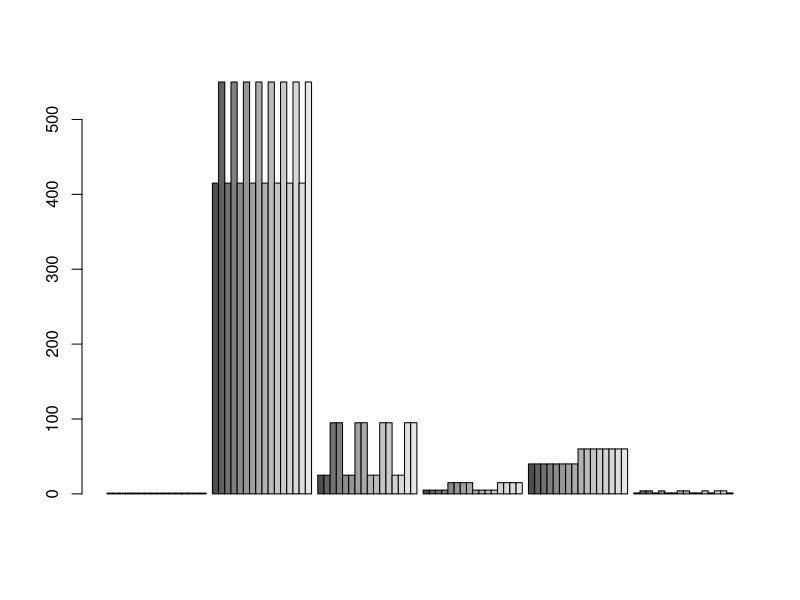
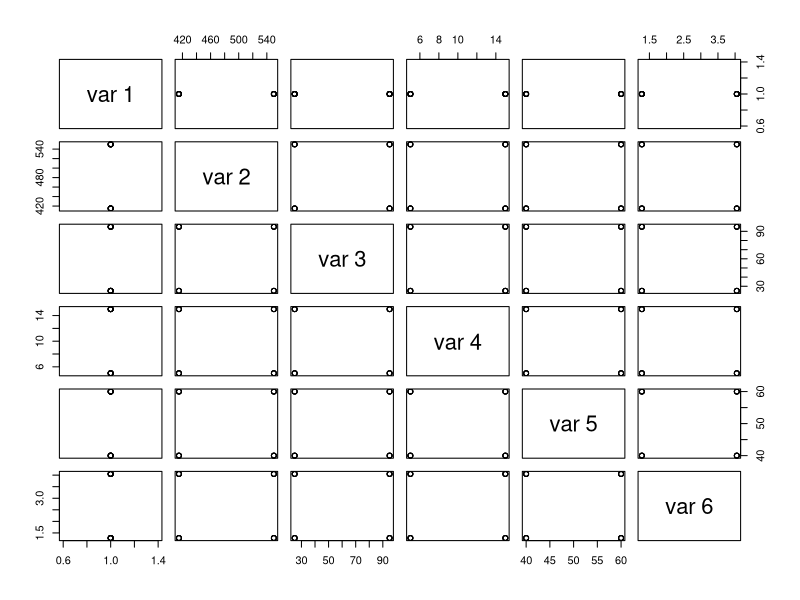

These charts were generated, in order, by the following R code: (Note: this script raises an error after producing the figures.)
## ---- chunk 1
knitr::opts_chunk$set(echo = TRUE)
library(tidyverse)
library(knitr)

## ---- chunk 2
dados <- read_csv("dados/data-table-B7.csv", locale = locale(decimal_mark = ","))
dim(dados)

#Renomeando as colunas
names(dados) <- c('Pressao', 'Temp', 'FluxoCO2', 'Umidade', 'Tamanho', 'y')

head(dados)
## ---- chunk 3
x1 <- dados$Pressao
x2 <- dados$Temp
x3 <- dados$FluxoCO2
x4 <- dados$Umidade
x5 <- dados$Tamanho
y <- dados$y

tabela01 <- data.frame(cbind(x1, x2, x3, x4, x5, y))

## ---- chunk 4

# Construindo matrizes

n <- length(dados$y)

X <- matrix(c(rep(1,n), x1, x2, x3, x4, x5), ncol = 6, nrow = n, byrow = FALSE)

Y <- matrix(y, ncol = 1, nrow = n)

k <- ncol(X) -1

p <- k + 1

## ---- chunk 5
barplot(X, beside = TRUE)

pairs(X)
## ---- chunk 6

#Gráfico de dispersão para as variáveis Pressao e y

ggplot(tabela01, aes(x=x1, y = y)) + geom_point() + geom_smooth(method = "lm") +
  ggtitle("") + xlab("Pressão") + ylab("Rendimento(azeite/lote)") +
  theme_pubclean() +
  theme(plot.title = element_text(size = 20, hjust = .5))

#Gráfico de dispersão para as variáveis Temp e y

ggplot(tabela01, aes(x=x2, y = y)) + geom_point() + geom_smooth(method = "lm") +
  ggtitle("") + xlab("Temperatura") + ylab("Rendimento(azeite/lote)") +
  theme_pubclean() +
  theme(plot.title = element_text(size = 20, hjust = .5))

#Gráfico de dispersão para as variáveis Fluxo de CO^2 e y

ggplot(tabela01, aes(x=x3, y = y)) + geom_point() + geom_smooth(method = "lm") +
  ggtitle("") + xlab("Fluxo de CO^2") + ylab("Rendimento(azeite/lote)") +
  theme_pubclean() +
  theme(plot.title = element_text(size = 20, hjust = .5))

#Gráfico de dispersão para as variáveis Umidade e y

ggplot(tabela01, aes(x=x4, y = y)) + geom_point() + geom_smooth(method = "lm") +
  ggtitle("") + xlab("Umidade") + ylab("Rendimento(azeite/lote)") +
  theme_pubclean() +
  theme(plot.title = element_text(size = 20, hjust = .5))

#Gráfico de dispersão para as variáveis Tamanho e y

ggplot(tabela01, aes(x=x5, y = y)) + geom_point() + geom_smooth(method = "lm") +
  ggtitle("") + xlab("Tamanho") + ylab("Rendimento(azeite/lote)") +
  theme_pubclean() +
  theme(plot.title = element_text(size = 20, hjust = .5))


## ---- chunk 7

cor.test(x1, y)

cor.test(x2, y)

cor.test(x3, y)

cor.test(x4, y)

cor.test(x5, y)

tabela_correlacao <- round(stats::cor(tabela01), 1)

tabela_correlacao

## ---- chunk 8

## ---- chunk 9
h1 <- ggplot(tabela01, aes(x1)) + geom_histogram() +
  xlab("Pressao") + ylab("Frequencia")

h2 <- ggplot(tabela01, aes(x1)) + geom_histogram() +
  xlab("Temperatura") + ylab("Frequencia")

h3 <- ggplot(tabela01, aes(x1)) + geom_histogram() +
  xlab("Fluxo de CO^2") + ylab("Frequencia")

h4 <- ggplot(tabela01, aes(x1)) + geom_histogram() +
  xlab("Umidade") + ylab("Frequencia")

h5 <- ggplot(tabela01, aes(x1)) + geom_histogram() +
  xlab("Tamanho") + ylab("Frequencia")

## ---- chunk 10
ggplot(tabela01, aes(x = "", y = x1)) +
    geom_boxplot(color = "blue") 

## ---- chunk 11
dados %>% pivot_longer(!y) %>% 
  ggplot(aes(y = y)) + geom_point(aes(x = value)) +
  facet_wrap(~name, scales = "free_x")
## ---- chunk 12
dados %>% pivot_longer(!c(Tamanho, y)) %>% 
  ggplot(aes(y = y, color = as_factor(Tamanho))) + geom_point(aes(x = value)) +
  facet_wrap(~name, scales = "free_x")
## ---- chunk 13
dados %>% pivot_longer(cols = everything()) %>% 
  ggplot() + geom_bar(aes(x = as_factor(value)),stat="count") +
  facet_wrap(~name, scales = "free_x")
## ---- chunk 14
GGally::ggparcoord(dados[,c(2, 4, 6, 1, 3)])
## ---- chunk 15
GGally::ggcorr(dados)
## ---- chunk 16
GGally::ggpairs(dados, columns = c(1:4,6), aes(colour = as_factor(Tamanho)))
## ---- chunk 17
#Definindo os betas do modelo de regressão múltipla
betas <- solve(t(X)%*%X)%*%t(X)%*%Y
betas

#Definindo a matrix C_jj
C_jj = solve(t(X)%*%X)

#Definindo uma matrix para os betas
betas <- matrix(data = betas, nrow = length(betas), ncol = 1, byrow = FALSE)
rownames(betas) <- c("beta0", "beta1","beta2","beta3","beta4","beta5")
betas

#Modelo do R
lm(formula = y ~., data = dados)
## ---- chunk 18
SQRes <- (t(Y)%*%Y)-(t(betas)%*%t(X)%*%Y)
SQRes
## ---- chunk 19
p <- ncol(X)

#estimando o sigma^2
sigma2 <- SQRes/(n-p)
sigma2
## ---- chunk 20
lm.anova <- function(x,y){
  x<- as.matrix(x)
  y<- as.matrix(y)
  
  n <- length(y)
  k <- ncol(x) # covariaveis utilizadas
  p <- k+1

  X <- matrix(c(rep(1,n), x), ncol = p, nrow = n, byrow = FALSE)
  Y <- matrix(y, ncol = 1, nrow = n)
  
  betas <- solve(t(X)%*%X)%*%t(X)%*%Y
  
  Y_est <- X%*%betas 
 
  res <- Y - Y_est
  
  SQRes <- t(Y-Y_est)%*%(Y-Y_est) 
  
  u <- c(rep(1,n)) 
  SQTotal <- t(Y)%*%Y - ((t(u)%*%Y)^2)/n 
  
  SQReg <- SQTotal - SQRes
  
  
  SQReg <- t(betas)%*%t(X)%*%Y-((t(u)%*%Y)^2)/n 
  gl_sqreg <- k 
  QMReg <- SQReg/gl_sqreg 
   
  SQRes <- t(Y-Y_est)%*%(Y-Y_est) 
  gl_sqres <- n-p 
  QMRes <- SQRes/gl_sqres 
   
  SQTotal <- t(Y)%*%Y - ((t(u)%*%Y)^2)/n 
  gl_sqtotal <- n-1
   
   
  #calculando a estatistica F 
  F_0 <- QMReg/QMRes
  
  R2 <-  SQReg/SQTotal 
  QMTotal <- QMRes + QMReg
  R2adj <- 1 - QMRes/QMTotal
  list(R2 = R2, R2adj = R2adj, betas = betas, Y_est = Y_est, 
       anov = list(SQreg = SQReg, SQRes = SQRes, QMreg = QMReg))
  
}
## ---- chunk 21
#Obtendo os valores dos residuos, SQres, SQreg , SQTotal do nosso modelo  
# No modelo de regressao linear multipla  
# Forma matricial: 
# Y_estimado = X*betas = X * (X^T*X)^(-1)*X^T*Y = H*Y 
#SQtotal <-  
Y_est <- X%*%betas 
 
res <- Y - Y_est
## ---- chunk 22
# Soma dos quadrados dos residuos  
# podemos calcular pela equacao: 
# (Y-Y_est)^T*(Y-Y_est) 
# ou pela equacao
# Y^T * Y - betas^T * X^T * Y 
 
SQRes <- t(Y-Y_est)%*%(Y-Y_est) 
 
#note que  
t(Y)%*%Y - t(betas)%*%t(X)%*%Y
## ---- chunk 23
# Soma dos quadrados totais 
# vetor unitario para facilitar as contas 
u <- c(rep(1,n)) 
SQTotal <- t(Y)%*%Y - ((t(u)%*%Y)^2)/n 
 
# obs 
# ((t(u)%*%Y)^2)/n = ((sum(y))^2)/n
## ---- chunk 24
#Soma dos quadrados da regressao  
 
SQReg <- SQTotal - SQRes
## ---- chunk 25
#Calculando a anova 
k <- 2 # covariaveis utilizadas 
p <- k+1
 
SQReg <- t(betas)%*%t(X)%*%Y-((t(u)%*%Y)^2)/n 
gl_sqreg <- k 
QMReg <- SQReg/gl_sqreg 
 
SQRes <- t(Y-Y_est)%*%(Y-Y_est) 
gl_sqres <- n-p 
QMRes <- SQRes/gl_sqres 
 
SQTotal <- t(Y)%*%Y - ((t(u)%*%Y)^2)/n 
gl_sqtotal <- n-1
 
 
#calculando a estatistica F 
F_0 <- QMReg/QMRes 
F_0
## ---- chunk 26
QMTotal <- QMRes + QMReg
## ---- chunk 27
alpha <- 0.03 
RR <- qf(alpha, df1 = k, df2 = n - k -1, lower.tail = F) 
RR
## ---- chunk 28
# Rejeitamos H0 se F_0 > RR, RR = regiao de rejeicao = quantil teorico da distribuicao F com k e  
# n-k-1 = n-p g.l.
if(RR < F_0){ 
  cat("Rejeita-se H0") 
}
## ---- chunk 29
R2 <-  SQReg/SQTotal 
R2
## ---- chunk 30
x <- dados$Tamanho
y <- dados$y

modelo <- lm.anova(x,y)

print(paste("R2: ", modelo$R2,
            "R2_adj:", modelo$R2adj))

## ---- chunk 31
x <- dados %>% select("Tamanho", "Temp")
y <- dados$y

modelo <- lm.anova(x,y)

print(paste("R2: ", modelo$R2,
            "R2_adj:", modelo$R2adj))

## ---- chunk 32
x <- dados %>% select(-"y")
y <- dados$y

modelo <- lm.anova(x,y)

print(paste("R2: ", modelo$R2,
            "R2_adj:", modelo$R2adj))

## ---- chunk 33
for( i in 1:5)
  
## ---- chunk 34
(R2adj <- 1 - QMRes/QMTotal)
## ---- chunk 35
feat <- c(  "Tamanho", "Temp", "Pressao", "FluxoCO2", "Umidade")

r2 <- tibble(x= 1:5, rAdj = 1:5 %>% map(~head(feat,.x)) %>% map_dbl(~lm.anova(dados %>% select(.x), dados$y)$R2adj),
             r2 = 1:5 %>% map(~head(feat,.x)) %>% map_dbl(~lm.anova(dados %>% select(all_of(.x)), dados$y)$R2))

r2 %>% 
  ggplot(aes(x = x)) +  geom_point(aes(y = r2, color = "R2"))  +  geom_point(aes(y = rAdj, color = "R2adj"))
## ---- chunk 36
#Definindo o alpha e o t crítico
alpha <- 0.03
t1 <- qt(alpha/2, n-p)
t2 <- qt(1-alpha/2, n-p)
## ---- chunk 37
#Testando para beta1
dp_b1 <- sqrt(sigma2 * diag(C_jj)[2])
b1_lim_inf <- betas[2] - t2*dp_b1
b1_lim_sup <- betas[2] - t1*dp_b1
IC_b1 <- cbind(b1_lim_inf, b1_lim_sup)
## ---- chunk 38
#Testando para o beta2
dp_b2 <- sqrt(sigma2 * diag(C_jj)[3])
b2_lim_inf <- betas[3] - t2*dp_b2
b2_lim_sup <- betas[3] - t1*dp_b2
IC_b2 <- cbind(b2_lim_inf, b2_lim_sup)
## ---- chunk 39
#Testando para beta5
dp_b5 <- sqrt(sigma2 * diag(C_jj)[6])
b5_lim_inf <- betas[6] - t2*dp_b5
b5_lim_sup <- betas[6] - t1*dp_b5
IC_b5 <- cbind(b5_lim_inf, b5_lim_sup)
## ---- chunk 40
#Estruturando em uma tabela
IC_tab <- rbind(IC_b1, IC_b2, IC_b5)
row.names(IC_tab) <- c("beta1", "beta2", "beta5")
colnames(IC_tab) <- c("IC (0.015)", "IC (0.985)")
IC_tab %>%  kable(caption = "Intervalos de Confiança para os coeficientes do modelo")
## ---- chunk 41

mean_IC <- data.frame(low_b = numeric(0), upper_b = numeric(0))
y_pred <- data.frame(value = numeric(0))

for (row in 1:nrow(X)){
  x0 <- X[row,]
  y0 <- x0%*%betas
  se <- sqrt(sigma2%*%t(x0)%*%C_jj%*%x0)
  low_b <- y0 - t2*se
  upper_b <- y0 + t2*se
  tab <- cbind(low_b, upper_b)
  mean_IC <- rbind(mean_IC, tab)
  y_pred <- rbind(y_pred, y0)
}

colnames(mean_IC) <- c("Lower Bound", "Upper Bound")
len_mean_IC <- mean_IC$`Upper Bound` - mean_IC$`Lower Bound`
mean_IC <- cbind(mean_IC, len_mean_IC)
mean_IC <- cbind(mean_IC, y_pred)
mean_IC <- cbind(mean_IC, dados$y)

colnames(mean_IC) <- c("Lower Bound", "Upper Bound", "Interval Length","Predicted Value", "Real Value")

error <- abs(mean_IC$`Predicted Value` - mean_IC$`Real Value`)
mean_IC <- cbind(mean_IC, error)

colnames(mean_IC) <- c("Lower Bound", "Upper Bound", "Interval Length","Predicted Value", "Real Value", "Absolute Error")

mse <- mean(mean_IC$`Absolute Error`**2)

mean_IC %>% kable(caption = "**Estimação do IC de E(Y) para cada observação do conjunto de dados considerando todas as covariáveis** (MSE = 40.65, R^2 = 0.90)")
## ---- chunk 42
mean_IC2 <- data.frame(low_b = numeric(0), upper_b = numeric(0))
y_pred2 <- data.frame(value = numeric(0))

#recalculando a estatística teste t
#agora nosso k =4
t3 <- qt(1-alpha/2, n-4-1)

for (row in 1:nrow(X)){
  x0 <- X[row,c(1,2,3,6)]
  y0 <- x0%*%t(t(betas[c(1,2,3,6),]))
  se <- sqrt(sigma2%*%t(x0)%*%C_jj[c(1,2,3,4),c(1,2,3,6)]%*%x0)
  low_b <- y0 - t3*se
  upper_b <- y0 + t3*se
  tab <- cbind(low_b, upper_b)
  mean_IC2 <- rbind(mean_IC2, tab)
  y_pred2 <- rbind(y_pred2, y0)
}

colnames(mean_IC2) <- c("Lower Bound", "Upper Bound")
len_mean_IC2 <- mean_IC2$`Upper Bound` - mean_IC2$`Lower Bound`
mean_IC2 <- cbind(mean_IC2, len_mean_IC2)
mean_IC2 <- cbind(mean_IC2, y_pred2)
mean_IC2 <- cbind(mean_IC2, dados$y)

colnames(mean_IC2) <- c("Lower Bound", "Upper Bound", "Interval Length","Predicted Value", "Real Value")

error <- abs(mean_IC2$`Predicted Value` - mean_IC2$`Real Value`)
mean_IC2 <- cbind(mean_IC2, error)

colnames(mean_IC2) <- c("Lower Bound", "Upper Bound", "Interval Length","Predicted Value", "Real Value", "Absolute Error")

mse2 <- mean(mean_IC2$`Absolute Error`**2)

mean_IC2 %>% kable(caption = "**Estimação do IC para cada observação do conjunto de dados considerando apenas as covariáveis significativas** (MSE = 42.6, R^2 = 0.92)")
## ---- chunk 43
#Viés do modelo completo
bias_fullm <- abs(mean(mean_IC$`Predicted Value` - mean_IC$`Real Value`))

#Viés do melhor modelo
bias_bestm <- abs(mean(mean_IC2$`Predicted Value` - mean_IC2$`Real Value`))

#Variancia do modelo completo
var_fullm <- var(mean_IC$`Predicted Value` - mean_IC$`Real Value`)

#Variancia do melhor modelo
var_bestm <- var(mean_IC2$`Predicted Value` - mean_IC2$`Real Value`)

#criando uma tabela com os valores
vies <- c(round(bias_bestm,2), round(bias_fullm,2))
variancia <- c(round(var_bestm,2), round(var_fullm,2))

bias_var_m <- data.frame(Viés = vies,
                         Variância = variancia)

row.names(bias_var_m) <- c("Melhor modelo", "Modelo completo")
bias_var_m %>% kable(caption = "Tabela Viés X Variância")
